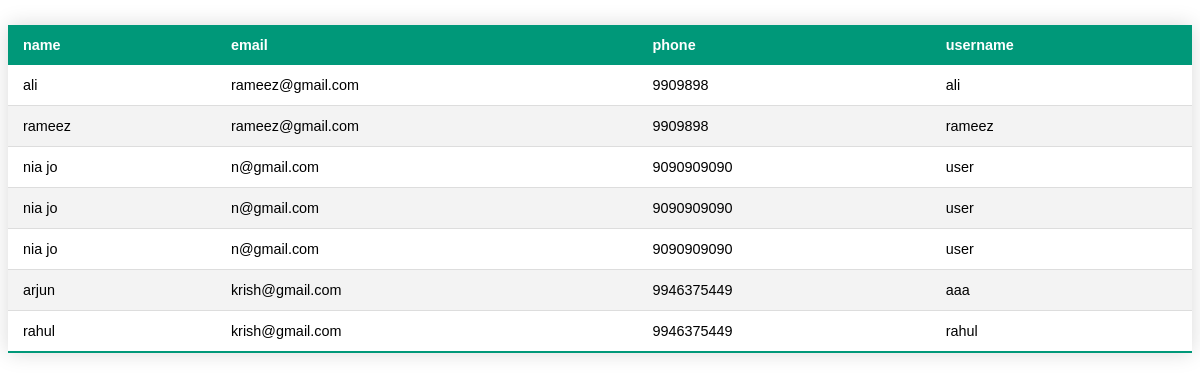
Screenshot of /second with the database file from the repository.
### cakeapp/models.py (models this page shows)
class Start(models.Model):
    name = models.CharField(max_length=20)
    email = models.CharField(max_length=20)
    phone = models.IntegerField()
    username = models.CharField(max_length=20)

### cakeapp/views.py (the view)
# urls.py: path('second', views.second, name='second'),
def second(request):
    data1=Start.objects.all()
    return render(request, 'login.html',{'result1':data1})

### templates/login.html (shortened to what this page needs)
<!DOCTYPE html>
<html lang="en">
<head>
</head>
<body>
<table class="styled-table" style="width:100%">
    <thead>
<tr>
    <th>name</th>
     <th>email</th>
     <th>phone</th>
     <th>username</th>
</tr>
    </thead>
    <tbody>
 {% for i in result1 %}
<tr>
    <td>{{i.name}}</td>
     <td>{{i.email}}</td>
     <td>{{i.phone}}</td>
     <td>{{i.username}}</td>
</tr>
{% endfor %}
    </tbody>
</table>
</body>
</html>

### templates/login.html (style rules this page uses)
.styled-table { border-collapse: collapse; margin: 25px 0; font-size: 0.9em; font-family: sans-serif; min-width: 400px; box-shadow: 0 0 20px rgba(0, 0, 0, 0.15); }
.styled-table thead tr { background-color: #009879; color: #ffffff; text-align: left; }
.styled-table th, .styled-table td { padding: 12px 15px; }
.styled-table tbody tr { border-bottom: 1px solid #dddddd; }
.styled-table tbody tr:nth-of-type(even) { background-color: #f3f3f3; }
.styled-table tbody tr:last-of-type { border-bottom: 2px solid #009879; }

### rows the page displays
Start: name "ali", email "rameez@gmail.com", phone "9909898", username "ali"
Start: name "rameez", email "rameez@gmail.com", phone "9909898", username "rameez"
Start: name "nia jo", email "n@gmail.com", phone "9090909090", username "user"
Start: name "nia jo", email "n@gmail.com", phone "9090909090", username "user"
Start: name "nia jo", email "n@gmail.com", phone "9090909090", username "user"
Start: name "arjun", email "krish@gmail.com", phone "9946375449", username "aaa"
Start: name "rahul", email "krish@gmail.com", phone "9946375449", username "rahul"
